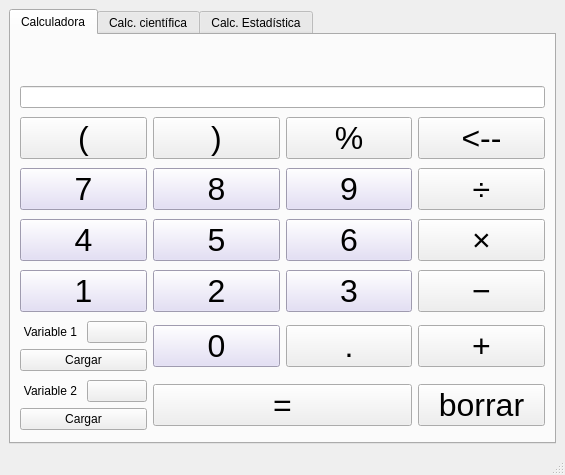
<?xml version="1.0" encoding="UTF-8"?>
<ui version="4.0">
 <class>MainWindow</class>
 <widget class="QMainWindow" name="MainWindow">
  <property name="geometry">
   <rect>
    <x>0</x>
    <y>0</y>
    <width>565</width>
    <height>475</height>
   </rect>
  </property>
  <property name="windowTitle">
   <string>MainWindow</string>
  </property>
  <widget class="QWidget" name="centralwidget">
   <layout class="QVBoxLayout" name="verticalLayout">
    <item>
     <widget class="QTabWidget" name="tabWidget">
      <property name="currentIndex">
       <number>0</number>
      </property>
      <widget class="QWidget" name="tab">
       <attribute name="title">
        <string>Calculadora</string>
       </attribute>
       <layout class="QHBoxLayout" name="horizontalLayout">
        <item>
         <layout class="QGridLayout" name="gridLayout">
          <item row="4" column="1">
           <widget class="QPushButton" name="pushButton_8">
            <property name="maximumSize">
             <size>
              <width>16777215</width>
              <height>42</height>
             </size>
            </property>
            <property name="font">
             <font>
              <pointsize>24</pointsize>
             </font>
            </property>
            <property name="styleSheet">
             <string notr="true">background-color: rgb(223, 217, 245);</string>
            </property>
            <property name="text">
             <string>8</string>
            </property>
           </widget>
          </item>
          <item row="4" column="0">
           <widget class="QPushButton" name="pushButton_7">
            <property name="maximumSize">
             <size>
              <width>16777215</width>
              <height>42</height>
             </size>
            </property>
            <property name="font">
             <font>
              <pointsize>24</pointsize>
              <weight>50</weight>
              <italic>false</italic>
              <bold>false</bold>
              <underline>false</underline>
              <strikeout>false</strikeout>
             </font>
            </property>
            <property name="styleSheet">
             <string notr="true">background-color: rgb(223, 217, 245);</string>
            </property>
            <property name="text">
             <string>7</string>
            </property>
           </widget>
          </item>
          <item row="5" column="1">
           <widget class="QPushButton" name="pushButton_5">
            <property name="maximumSize">
             <size>
              <width>16777215</width>
              <height>42</height>
             </size>
            </property>
            <property name="font">
             <font>
              <pointsize>24</pointsize>
             </font>
            </property>
            <property name="styleSheet">
             <string notr="true">background-color: rgb(223, 217, 245);</string>
            </property>
            <property name="text">
             <string>5</string>
            </property>
           </widget>
          </item>
          <item row="3" column="0">
           <widget class="QPushButton" name="pushButton_19">
            <property name="maximumSize">
             <size>
              <width>16777215</width>
              <height>42</height>
             </size>
            </property>
            <property name="font">
             <font>
              <pointsize>24</pointsize>
             </font>
            </property>
            <property name="text">
             <string>(</string>
            </property>
           </widget>
          </item>
          <item row="4" column="2">
           <widget class="QPushButton" name="pushButton_9">
            <property name="maximumSize">
             <size>
              <width>16777215</width>
              <height>42</height>
             </size>
            </property>
            <property name="font">
             <font>
              <pointsize>24</pointsize>
             </font>
            </property>
            <property name="styleSheet">
             <string notr="true">background-color: rgb(223, 217, 245);</string>
            </property>
            <property name="text">
             <string>9</string>
            </property>
           </widget>
          </item>
          <item row="7" column="0">
           <widget class="QPushButton" name="pushButton_1">
            <property name="maximumSize">
             <size>
              <width>16777215</width>
              <height>42</height>
             </size>
            </property>
            <property name="font">
             <font>
              <pointsize>24</pointsize>
             </font>
            </property>
            <property name="styleSheet">
             <string notr="true">background-color: rgb(223, 217, 245);</string>
            </property>
            <property name="text">
             <string>1</string>
            </property>
           </widget>
          </item>
          <item row="7" column="1">
           <widget class="QPushButton" name="pushButton_2">
            <property name="maximumSize">
             <size>
              <width>16777215</width>
              <height>42</height>
             </size>
            </property>
            <property name="font">
             <font>
              <pointsize>24</pointsize>
             </font>
            </property>
            <property name="styleSheet">
             <string notr="true">background-color: rgb(223, 217, 245);</string>
            </property>
            <property name="text">
             <string>2</string>
            </property>
           </widget>
          </item>
          <item row="7" column="2">
           <widget class="QPushButton" name="pushButton_3">
            <property name="maximumSize">
             <size>
              <width>16777215</width>
              <height>42</height>
             </size>
            </property>
            <property name="font">
             <font>
              <pointsize>24</pointsize>
             </font>
            </property>
            <property name="styleSheet">
             <string notr="true">background-color: rgb(223, 217, 245);</string>
            </property>
            <property name="text">
             <string>3</string>
            </property>
           </widget>
          </item>
          <item row="7" column="3">
           <widget class="QPushButton" name="pushButton_13">
            <property name="maximumSize">
             <size>
              <width>16777215</width>
              <height>42</height>
             </size>
            </property>
            <property name="font">
             <font>
              <pointsize>24</pointsize>
             </font>
            </property>
            <property name="text">
             <string>−</string>
            </property>
           </widget>
          </item>
          <item row="5" column="3">
           <widget class="QPushButton" name="pushButton_14">
            <property name="maximumSize">
             <size>
              <width>16777215</width>
              <height>42</height>
             </size>
            </property>
            <property name="font">
             <font>
              <pointsize>24</pointsize>
             </font>
            </property>
            <property name="text">
             <string>×</string>
            </property>
           </widget>
          </item>
          <item row="4" column="3">
           <widget class="QPushButton" name="pushButton_15">
            <property name="maximumSize">
             <size>
              <width>16777215</width>
              <height>42</height>
             </size>
            </property>
            <property name="font">
             <font>
              <pointsize>24</pointsize>
             </font>
            </property>
            <property name="text">
             <string>÷</string>
            </property>
           </widget>
          </item>
          <item row="3" column="1">
           <widget class="QPushButton" name="pushButton_18">
            <property name="maximumSize">
             <size>
              <width>16777215</width>
              <height>42</height>
             </size>
            </property>
            <property name="font">
             <font>
              <pointsize>24</pointsize>
             </font>
            </property>
            <property name="text">
             <string>)</string>
            </property>
           </widget>
          </item>
          <item row="5" column="0">
           <widget class="QPushButton" name="pushButton_4">
            <property name="maximumSize">
             <size>
              <width>16777215</width>
              <height>42</height>
             </size>
            </property>
            <property name="font">
             <font>
              <pointsize>24</pointsize>
             </font>
            </property>
            <property name="styleSheet">
             <string notr="true">background-color: rgb(223, 217, 245);</string>
            </property>
            <property name="text">
             <string>4</string>
            </property>
           </widget>
          </item>
          <item row="1" column="0" colspan="4">
           <widget class="QLabel" name="label_2">
            <property name="sizePolicy">
             <sizepolicy hsizetype="Preferred" vsizetype="Preferred">
              <horstretch>0</horstretch>
              <verstretch>0</verstretch>
             </sizepolicy>
            </property>
            <property name="maximumSize">
             <size>
              <width>16777215</width>
              <height>30</height>
             </size>
            </property>
            <property name="font">
             <font>
              <pointsize>12</pointsize>
              <strikeout>false</strikeout>
              <kerning>false</kerning>
             </font>
            </property>
            <property name="frameShadow">
             <enum>QFrame::Plain</enum>
            </property>
            <property name="lineWidth">
             <number>1</number>
            </property>
            <property name="text">
             <string/>
            </property>
            <property name="scaledContents">
             <bool>false</bool>
            </property>
            <property name="wordWrap">
             <bool>false</bool>
            </property>
           </widget>
          </item>
          <item row="2" column="0" colspan="4">
           <widget class="QLineEdit" name="lineEdit">
            <property name="enabled">
             <bool>true</bool>
            </property>
            <property name="readOnly">
             <bool>true</bool>
            </property>
           </widget>
          </item>
          <item row="5" column="2">
           <widget class="QPushButton" name="pushButton_6">
            <property name="maximumSize">
             <size>
              <width>16777215</width>
              <height>42</height>
             </size>
            </property>
            <property name="font">
             <font>
              <pointsize>24</pointsize>
             </font>
            </property>
            <property name="styleSheet">
             <string notr="true">background-color: rgb(223, 217, 245);</string>
            </property>
            <property name="text">
             <string>6</string>
            </property>
           </widget>
          </item>
          <item row="8" column="0">
           <layout class="QVBoxLayout" name="verticalLayout_2">
            <item>
             <layout class="QHBoxLayout" name="horizontalLayout_3">
              <item>
               <widget class="QLabel" name="label">
                <property name="styleSheet">
                 <string notr="true">font: italic 6pt &quot;Sans Serif&quot;;</string>
                </property>
                <property name="text">
                 <string>Variable 1</string>
                </property>
                <property name="textFormat">
                 <enum>Qt::AutoText</enum>
                </property>
                <property name="alignment">
                 <set>Qt::AlignCenter</set>
                </property>
               </widget>
              </item>
              <item>
               <widget class="QPushButton" name="pushButton_21">
                <property name="text">
                 <string/>
                </property>
               </widget>
              </item>
             </layout>
            </item>
            <item>
             <widget class="QPushButton" name="pushButton_23">
              <property name="text">
               <string>Cargar</string>
              </property>
             </widget>
            </item>
           </layout>
          </item>
          <item row="8" column="3">
           <widget class="QPushButton" name="pushButton_12">
            <property name="maximumSize">
             <size>
              <width>16777215</width>
              <height>42</height>
             </size>
            </property>
            <property name="font">
             <font>
              <pointsize>24</pointsize>
             </font>
            </property>
            <property name="text">
             <string>+</string>
            </property>
           </widget>
          </item>
          <item row="9" column="1" colspan="2">
           <widget class="QPushButton" name="pushButton_11">
            <property name="maximumSize">
             <size>
              <width>16777215</width>
              <height>42</height>
             </size>
            </property>
            <property name="font">
             <font>
              <pointsize>24</pointsize>
             </font>
            </property>
            <property name="text">
             <string>=</string>
            </property>
           </widget>
          </item>
          <item row="8" column="1">
           <widget class="QPushButton" name="pushButton">
            <property name="maximumSize">
             <size>
              <width>16777215</width>
              <height>42</height>
             </size>
            </property>
            <property name="font">
             <font>
              <pointsize>24</pointsize>
             </font>
            </property>
            <property name="styleSheet">
             <string notr="true">background-color: rgb(223, 217, 245);</string>
            </property>
            <property name="text">
             <string>0</string>
            </property>
           </widget>
          </item>
          <item row="9" column="3">
           <widget class="QPushButton" name="pushButton_20">
            <property name="maximumSize">
             <size>
              <width>16777215</width>
              <height>42</height>
             </size>
            </property>
            <property name="font">
             <font>
              <pointsize>24</pointsize>
             </font>
            </property>
            <property name="text">
             <string>borrar</string>
            </property>
           </widget>
          </item>
          <item row="3" column="3">
           <widget class="QPushButton" name="pushButton_16">
            <property name="maximumSize">
             <size>
              <width>16777215</width>
              <height>42</height>
             </size>
            </property>
            <property name="font">
             <font>
              <pointsize>24</pointsize>
             </font>
            </property>
            <property name="text">
             <string>&lt;--</string>
            </property>
           </widget>
          </item>
          <item row="3" column="2">
           <widget class="QPushButton" name="pushButton_17">
            <property name="maximumSize">
             <size>
              <width>16777215</width>
              <height>42</height>
             </size>
            </property>
            <property name="font">
             <font>
              <pointsize>24</pointsize>
             </font>
            </property>
            <property name="text">
             <string>%</string>
            </property>
           </widget>
          </item>
          <item row="8" column="2">
           <widget class="QPushButton" name="pushButton_10">
            <property name="maximumSize">
             <size>
              <width>16777215</width>
              <height>42</height>
             </size>
            </property>
            <property name="font">
             <font>
              <pointsize>24</pointsize>
             </font>
            </property>
            <property name="text">
             <string>.</string>
            </property>
           </widget>
          </item>
          <item row="9" column="0">
           <layout class="QVBoxLayout" name="verticalLayout_3">
            <item>
             <layout class="QHBoxLayout" name="horizontalLayout_4">
              <item>
               <widget class="QLabel" name="label_3">
                <property name="styleSheet">
                 <string notr="true">font: italic 6pt &quot;Sans Serif&quot;;</string>
                </property>
                <property name="text">
                 <string>Variable 2</string>
                </property>
                <property name="alignment">
                 <set>Qt::AlignCenter</set>
                </property>
               </widget>
              </item>
              <item>
               <widget class="QPushButton" name="pushButton_22">
                <property name="text">
                 <string/>
                </property>
               </widget>
              </item>
             </layout>
            </item>
            <item>
             <widget class="QPushButton" name="pushButton_24">
              <property name="text">
               <string>Cargar</string>
              </property>
             </widget>
            </item>
           </layout>
          </item>
         </layout>
        </item>
       </layout>
      </widget>
      <widget class="QWidget" name="tab_2">
       <attribute name="title">
        <string>Calc. científica</string>
       </attribute>
      </widget>
      <widget class="QWidget" name="tab_3">
       <attribute name="title">
        <string>Calc. Estadística</string>
       </attribute>
      </widget>
     </widget>
    </item>
   </layout>
  </widget>
  <widget class="QMenuBar" name="menubar">
   <property name="geometry">
    <rect>
     <x>0</x>
     <y>0</y>
     <width>565</width>
     <height>20</height>
    </rect>
   </property>
  </widget>
  <widget class="QStatusBar" name="statusbar"/>
 </widget>
 <resources/>
 <connections/>
</ui>
